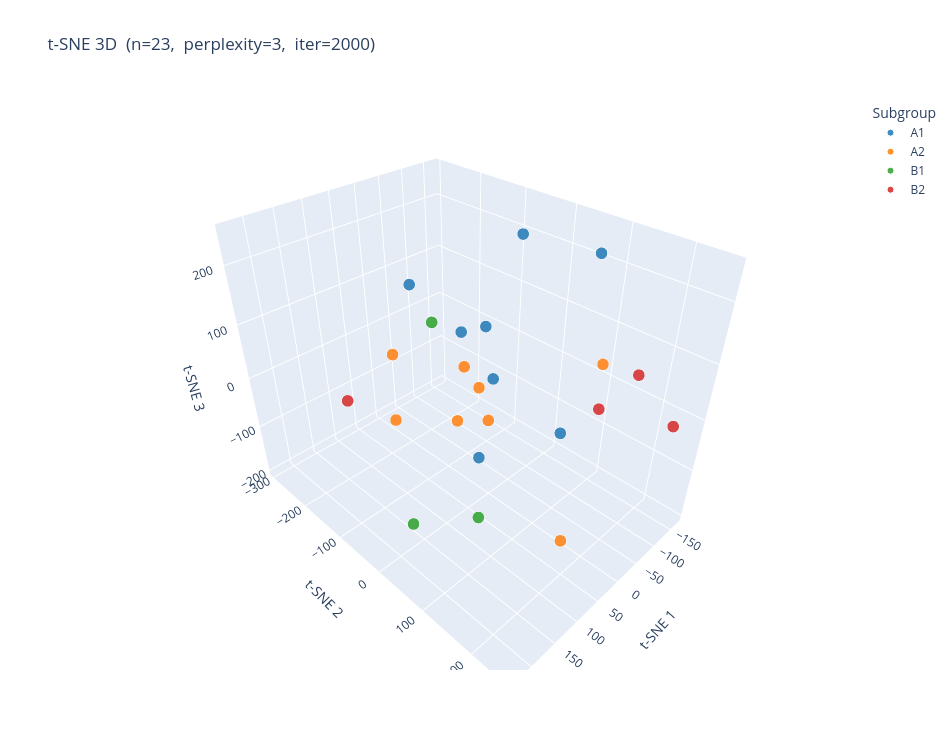

Here is the notebook cell this chart was saved with:
### Markdown cell above
#### t-SNE — 3D

3D variant — drag to rotate, scroll to zoom.

### Code cell
plot_tsne(embeddings, result, output_path=None, dimensions=3)

### Figure 1 — Plotly figure (JSON) as saved in the notebook; plotly's stock layout.template omitted (floating-point values rounded to 4 significant figures)
{"data": [{"hovertemplate": "%{text}<extra>A1</extra>", "marker": {"color": "#1f77b4", "line": {"color": "white", "width": 1}, "opacity": 0.85, "size": 7}, "mode": "markers", "name": "A1", "text": ["images/A1/220622-225403-corn-HB-25000SBC-54e94639.png", "images/A1/220622-225403-corn-HB-25000SBC-af33e7ca.png", "images/A1/220622-225403-corn-HB-25000SBC-fda2adee.png", "images/A1/220622-225404-corn-HB-25000SBC-58235c1f.png", "images/A1/220622-225405-corn-HB-25000SBC-328a4c61.png", "images/A1/220622-225405-corn-HB-25000SBC-68fd040c.png", "images/A1/220622-225405-corn-HB-25000SBC-7a2bde6a.png", "images/A1/220622-225405-corn-HB-25000SBC-a45a936e.png"], "type": "scatter3d", "x": [-152.1, 66.22, -62.28, 58.51, 0.7921, 56.41, -44.97, -112.3], "y": [72.1, 39.16, -2.638, -5.751, 4.806, -117.0, -55.66, 59.51], "z": [215.1, -63.49, 249.2, 137.9, 34.53, 171.4, 83.32, -106.8]}, {"hovertemplate": "%{text}<extra>A2</extra>", "marker": {"color": "#ff7f0e", "line": {"color": "white", "width": 1}, "opacity": 0.85, "size": 7}, "mode": "markers", "name": "A2", "text": ["images/A2/190627-090900-corn-nikon_d610-bded43cb.JPG", "images/A2/190627-090901-corn-nikon_d610-67679dac.JPG", "images/A2/190627-091105-corn-nikon_d610-8d6b86d0.JPG", "images/A2/190627-091202-corn-nikon_d610-b7725cb0.JPG", "images/A2/190627-090803-corn-nikon_d610-84e374af.JPG", "images/A2/190627-091502-corn-nikon_d610-ba4f7547.JPG", "images/A2/190627-091503-corn-nikon_d610-e2cc5642.JPG", "images/A2/190627-091801-corn-nikon_d610-94fd680b.JPG"], "type": "scatter3d", "x": [17.05, 38.86, 165.0, -14.32, 18.49, -135.6, 65.57, -97.22], "y": [-220.5, 217.7, 107.8, -90.82, 171.9, -129.8, -161.7, -119.3], "z": [-16.16, 178.9, 183.0, -109.1, -182.6, -197.3, -102.2, -93.94]}, {"hovertemplate": "%{text}<extra>B1</extra>", "marker": {"color": "#2ca02c", "line": {"color": "white", "width": 1}, "opacity": 0.85, "size": 7}, "mode": "markers", "name": "B1", "text": ["images/B1/220608-143001-soybeans-HB-25000SBC-37dc1b2c.png", "images/B1/220608-143001-soybeans-HB-25000SBC-754c6a11.png", "images/B1/220608-143001-soybeans-HB-25000SBC-8235f317.png"], "type": "scatter3d", "x": [187.7, -140.8, 231.2], "y": [155.9, -292.5, 75.69], "z": [-18.33, -45.05, -57.82]}, {"hovertemplate": "%{text}<extra>B2</extra>", "marker": {"color": "#d62728", "line": {"color": "white", "width": 1}, "opacity": 0.85, "size": 7}, "mode": "markers", "name": "B2", "text": ["images/B2/210625-131202-soybeans-Anafi-fce5a850.JPG", "images/B2/210625-131205-soybeans-Anafi-8bc119e3.JPG", "images/B2/210625-131303-soybeans-Anafi-614a4aea.JPG", "images/B2/210625-131501-soybeans-Anafi-49b5fd6d.JPG"], "type": "scatter3d", "x": [192.0, -167.6, -113.4, -53.29], "y": [-109.0, 156.3, 253.1, 164.0], "z": [33.16, 33.3, 16.91, 32.65]}], "layout": {"height": 750, "legend": {"font": {"size": 12}, "title": {"text": "Subgroup"}}, "paper_bgcolor": "white", "scene": {"bgcolor": "white", "xaxis": {"title": {"text": "t-SNE 1"}}, "yaxis": {"title": {"text": "t-SNE 2"}}, "zaxis": {"title": {"text": "t-SNE 3"}}}, "title": {"font": {"size": 17}, "text": "t-SNE 3D  (n=23,  perplexity=3,  iter=2000)"}, "width": 950}}
